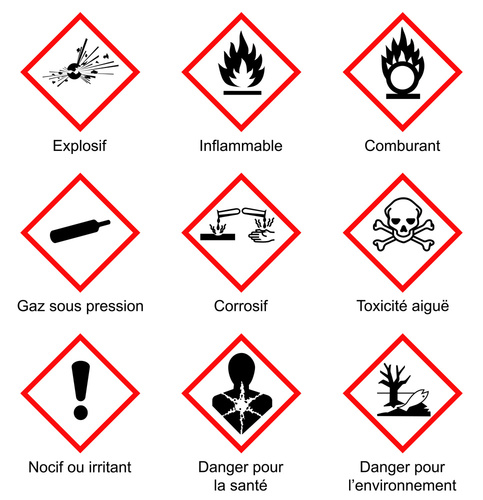
#> input picture image_produits_toxiques.jpg, 483 x 500 px
$ python -i Image_Builder.py   (imports and definitions only)   (Python 2 division)
#> lines starting #> are read from the running program, lines starting #| are printed output that depends on the picture; after the words box and inside, x2 and y2 are one past the last pixel; in counts of white or black regions, pixels touching at a corner belong together
#> further down, picture is the input picture: shape (500, 483, 3); mean B, G, R 226.6, 226.7, 241.2
# coding=utf-8
import cv2
import numpy as np


class Image_Builder:
    def __init__(self, image, image_type="default"):
        # RGB - cv2
        if image_type == "black":
            self.image = np.zeros_like(image)
        else:
            self.image = image
        self.contours = None
        self.contour = None

    # [8 lines left out: function extract_image_range_color, not called in this run]

    def extract_contours(self, value=10, min_area=1000):
        """ Extrait les contours de l'image avec la fonction 'findContours' """
#> called with value = 10, min_area = 1000
        ret, thresh = cv2.threshold(cv2.cvtColor(self.image.copy(),
                                                 cv2.COLOR_BGR2GRAY),
                                    value,
                                    255,
                                    cv2.THRESH_BINARY)
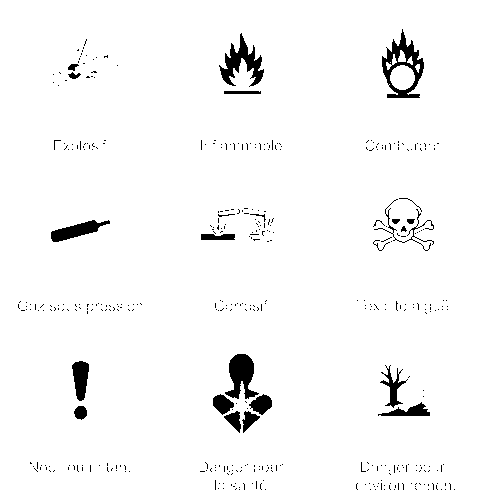
#> thresh: shape (500, 483); 96.9% white; 430 black regions (406 under 20 px)
#> ret = 10
        self.contours, hierarchy = cv2.findContours(thresh, cv2.RETR_TREE, cv2.CHAIN_APPROX_TC89_KCOS)
#> self.contours = 678 contours, 650 with area under 20; largest, box (x1, y1, x2, y2) and area: (0, 0, 483, 500) 240518, (381, 28, 425, 98) 1834, (219, 32, 265, 87) 1062, (225, 353, 260, 400) 952, (50, 219, 111, 243) 663
        self.contours = sorted(self.contours, key=cv2.contourArea, reverse=True)
        for i in range(len(self.contours)):
            if cv2.contourArea(self.contours[i]) < min_area:
                self.contours = self.contours[:i]
                break
#> this loop made 4 passes
        return self

    # [101 lines left out: functions filter_contours_polygon, extract_contour, delete_all_inside_contour, extract_inside_contour_from_contour, approximate_contour_polygon_pointes, approximate_contour_convexhull and 4 more, not called in this run]

    def apply_filter_gaussian_blur(self, size=(3, 3)):
        self.image = cv2.GaussianBlur(self.image, size, 0)
        return self

    # private function
    # [16 lines left out: function get_min_max_xy_from_contour, not called in this run]

    def print_contour(self):
        print self.contour
        return self

    # [17 lines left out: functions draw_contour_line, set_image, not called in this run]

    def set_contours(self, contours):
        self.contours = contours
        return self

    def set_contour(self, contour):
        self.contour = contour
        return self

    # [5 lines left out: function if_do, not called in this run]

    def add_number(self, a, b):
        a[0] += b
        return self

>>> import cv2
>>> picture = cv2.imread('image_produits_toxiques.jpg')
>>> result = Image_Builder(picture).extract_contours()
